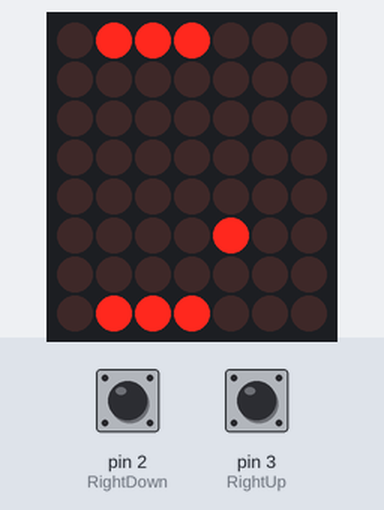
Recording of a sketch running on a simulated Arduino Uno, built with avr-gcc and run on an emulated ATmega328P. On the bench: 7×8 LED matrix. Wiring (inferred from the names in the program): LED matrix (orientation assumed): rows pin 4, pin 5, pin 6, pin 7, pin 8, pin 9, pin 10, pin 11; columns pin 12, A0, A1, A2, A3, A4, A5. The test bench sets the inputs (shaded band); at power-on: pin 2 (RightDown) HIGH, pin 3 (RightUp) HIGH.

Above: at 1.2 s.
1.3 s: pin 2 (RightDown) pulled LOW for 0.15 s
At 2.7 s:
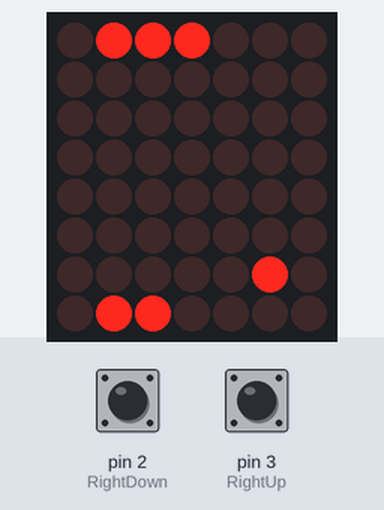
4.4 s: pin 3 (RightUp) pulled LOW for 0.15 s
At 5.2 s:
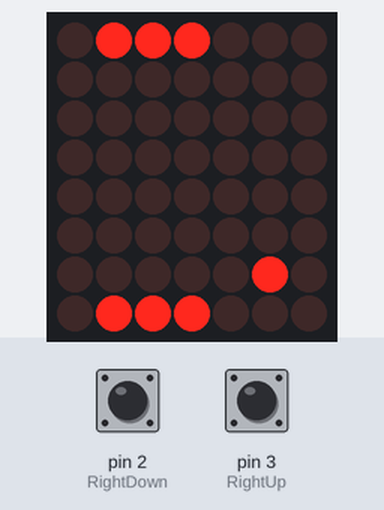
7.5 s: pin 3 (RightUp) pulled LOW for 1 s
At 9.3 s:
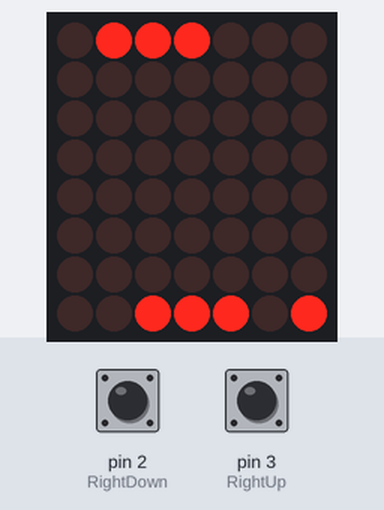
11.5 s: pin 3 (RightUp) pulled LOW for 0.15 s
At 13.6 s:
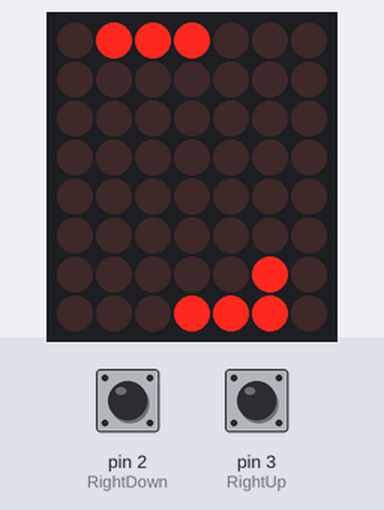
14.6 s: pin 2 (RightDown) pulled LOW for 1 s
At 16.8 s:
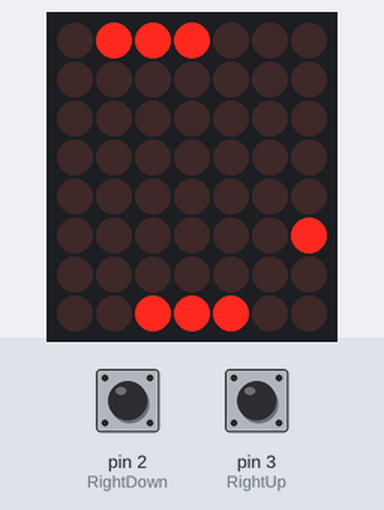
18.6 s: pin 2 (RightDown) pulled LOW for 0.15 s
At 20.6 s:
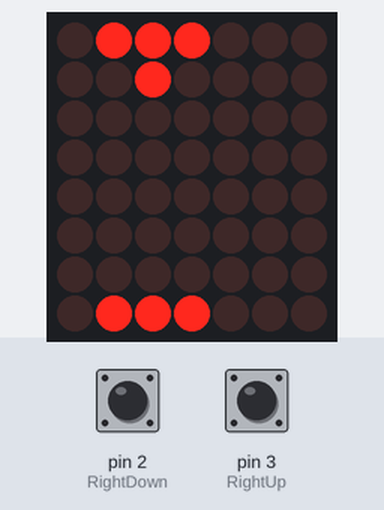
Timing chart, 0 to 22.1 s (numbered marks = the images above; inputs shaded):
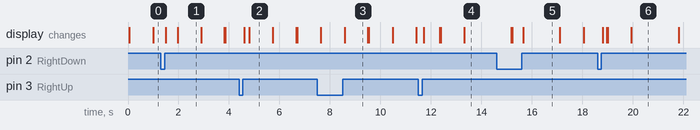

The sketch:

main.ino
```cpp
#include "src/ponggame.h"

// Rows
#define col1 12
#define col2 13
#define col3 A0
#define col4 A1
#define col5 A2
#define col6 A3
#define col7 A4
#define col8 A5

// Columns
#define row1 4
#define row2 5
#define row3 6
#define row4 7
#define row5 8
#define row6 9
#define row7 10
#define row8 11

// keys
#define RightUp 3
#define RightDown 2
#define leftUp 1
#define leftDown 0


void setup() {
  pinMode(row1, OUTPUT);
  pinMode(row2, OUTPUT);
  pinMode(row3, OUTPUT);
  pinMode(row4, OUTPUT);
  pinMode(row5, OUTPUT);
  pinMode(row6, OUTPUT);
  pinMode(row7, OUTPUT);
  pinMode(row8, OUTPUT);

  pinMode(col1, OUTPUT);
  pinMode(col2, OUTPUT);
  pinMode(col3, OUTPUT);
  pinMode(col4, OUTPUT);
  pinMode(col5, OUTPUT);
  pinMode(col6, OUTPUT);
  pinMode(col7, OUTPUT);
  pinMode(col8, OUTPUT);

  digitalWrite(row1, HIGH);
  digitalWrite(row2, HIGH);
  digitalWrite(row3, HIGH);
  digitalWrite(row4, HIGH);
  digitalWrite(row5, HIGH);
  digitalWrite(row6, HIGH);
  digitalWrite(row7, HIGH);
  digitalWrite(row8, HIGH);

  digitalWrite(col1, LOW);
  digitalWrite(col2, LOW);
  digitalWrite(col3, LOW);
  digitalWrite(col4, LOW);
  digitalWrite(col5, LOW);
  digitalWrite(col6, LOW);
  digitalWrite(col7, LOW);
  digitalWrite(col8, LOW);

  pinMode(RightUp, INPUT_PULLUP);
  pinMode(RightDown, INPUT_PULLUP);
  attachInterrupt(digitalPinToInterrupt(RightUp), rightUp, RISING);
  attachInterrupt(digitalPinToInterrupt(RightDown), rightDown, RISING);

}

Ball ball = Ball();
Paddle left_paddle = Paddle(false);
Paddle right_paddle = Paddle(true);


void rightUp(){
  right_paddle.goUp();
}

void rightDown(){
  right_paddle.goDown();
}

void select_row(int row){
  if (row == 1) digitalWrite(row1, LOW); else digitalWrite(row1, HIGH);
  if (row == 2) digitalWrite(row2, LOW); else digitalWrite(row2, HIGH);
  if (row == 3) digitalWrite(row3, LOW); else digitalWrite(row3, HIGH);
  if (row == 4) digitalWrite(row4, LOW); else digitalWrite(row4, HIGH);
  if (row == 5) digitalWrite(row5, LOW); else digitalWrite(row5, HIGH);
  if (row == 6) digitalWrite(row6, LOW); else digitalWrite(row6, HIGH);
  if (row == 7) digitalWrite(row7, LOW); else digitalWrite(row7, HIGH);
  if (row == 8) digitalWrite(row8, LOW); else digitalWrite(row8, HIGH);
}

void set_LED_in_active_row(int column, int state){
  if(column == 1) digitalWrite(col1, state);
  if(column == 2) digitalWrite(col2, state);
  if(column == 3) digitalWrite(col3, state);
  if(column == 4) digitalWrite(col4, state);
  if(column == 5) digitalWrite(col5, state);
  if(column == 6) digitalWrite(col6, state);
  if(column == 7) digitalWrite(col7, state);
  if(column == 8) digitalWrite(col8, state);
}


void tick(){
  for(int i = 0; i < 9; i++){
    select_row(i+1);
    for(int j = 0; j < 9; j++){
        set_LED_in_active_row(j+1, GameBoard[i][j]);
    }
    delay(2);
 }
}

int ball_speed = 50;
int i = 0;

void loop() {
  tick();
  i++;
  if(i % ball_speed == 0)
    ball.moving(right_paddle, left_paddle);

}
```

PongGame.cpp
```cpp
#include "ponggame.h"

//Regtangle constructor
Regtangle::Regtangle(int width, int height, int i, int j){
    this->width = width;
    this->height = height;
    this->i = i;
    this->j = j;
}

void Regtangle::setWidth(int x){
    this->width = x;
}

void Regtangle::setHeight(int y){
    this->height = y;
}

void Regtangle::setI(int i){
    this->i = i;
}

void Regtangle::setJ(int j){
    this->j = j;
}

// Padlle constructor
Paddle::Paddle(bool is_right): Regtangle(PADELE_WIDTH, PADDLE_HEIGHT, X_RIGHT_PADDLE, Y_RIGHT_PADDLE){
    this->is_right = is_right;
    initPaddle();
}

void Paddle::initPaddle(){
    if(is_right){
        i = X_RIGHT_PADDLE;
        j = Y_RIGHT_PADDLE;
    }
    else {
        i = X_LEFT_PADDLE;
        j = Y_LEFT_PADDLE;
  }

    GameBoard[i][j] = 1;
    GameBoard[i][j + 1] = 1;
    GameBoard[i][j + 2] = 1;
}

void Paddle::goUp(){
    int upper_bound = j + 3;
    if(upper_bound < BOARD_HEIGHT){
        GameBoard[i][j] = 0;
        GameBoard[i][j + 3] = 1;
        j += 1;
    }
}

void Paddle::goDown(){
    int lower_bound = j - 1;
    if(lower_bound >= 0){
        GameBoard[i][j + 2] = 0;
        GameBoard[i][j - 1] = 1;
        j -= 1;
    }
}

//Ball construnctor
Ball::Ball(): Regtangle(BALL_WIDTH, BALL_HEIGHT, X_CENTER, Y_CENTER){
    initBall();
}

void Ball::initBall(){
    GameBoard[i][j] = 0;
    i = X_CENTER;
    j = Y_CENTER;
    GameBoard[i][j] = 1;
    direction = right_up;
}

void Ball::correctPaddleLight(Paddle right_paddle, Paddle left_paddle){
    int j_left = left_paddle.getJ();
    GameBoard[left_paddle.getI()][j_left] = 1;
    GameBoard[left_paddle.getI()][j_left+1] = 1;
    GameBoard[left_paddle.getI()][j_left+2] = 1;

    int j_right = right_paddle.getJ();
    GameBoard[right_paddle.getI()][j_right] = 1;
    GameBoard[right_paddle.getI()][j_right+1] = 1;
    GameBoard[right_paddle.getI()][j_right+2] = 1;
}

bool Ball::goUpRight(){
    if(j + 1 < BOARD_HEIGHT && i + 1 < BOARD_WIDTH){
        GameBoard[i][j] = 0;
        j++;
        i++;
        GameBoard[i][j] = 1;
        return true;
    }
    else {
        return false;
    }
}

bool Ball::goUpLeft(){
    if(j + 1 < BOARD_HEIGHT && i > 0){
        GameBoard[i][j] = 0;
        j++;
        i--;
        GameBoard[i][j] = 1;
        return true;
    }
    else {
        return false;
    }
}

bool Ball::goDownRight(){
    if(j > 0 && i + 1 < BOARD_WIDTH){
        GameBoard[i][j] = 0;
        j--;
        i++;
        GameBoard[i][j] = 1;
        return true;
    }
    else {
        return false;
    }
}

bool Ball::goDownLeft(){
    if(j > 0 && i > 0){
        GameBoard[i][j] = 0;
        j--;
        i--;
        GameBoard[i][j] = 1;
        return true;
    }
    else {
        return false;
    }
}


void Ball::moving(Paddle right_paddle, Paddle left_paddle){
    switch (direction)
    {
    case left_up:{
        int i_after = i - 1;
        int j_after = j + 1;
        if(i_after == left_paddle.getI() && j_after > left_paddle.getJ() && j_after <= left_paddle.getJ() + 3){
            direction = right_up;
            return;
        }
        if(i_after < left_paddle.getI()){
            initBall();
            correctPaddleLight(right_paddle, left_paddle);
        }

        if(goUpLeft()){
            direction = left_up;
        }
        else{
            direction = left_down;
        }
    }
        break;
    case left_down:{
        int i_after = i - 1;
        int j_after = j - 1;
        if(i_after == left_paddle.getI() && j_after >= left_paddle.getJ() - 1 && j_after < left_paddle.getJ() + 2){
            direction = right_down;
            return;
        }
        if(i_after < left_paddle.getI()){
            initBall();
            correctPaddleLight(right_paddle, left_paddle);
        }

        if(goDownLeft()){
            direction = left_down;
        }
        else{
            direction = left_up;
        }
    }
        break;
    case right_up:{
        int i_after = i + 1;
        int j_after = j + 1;
        if(i_after == right_paddle.getI() && j_after > right_paddle.getJ() && j_after <= right_paddle.getJ() + 3){
            direction = left_up;
            return;
        }
        if(i_after > right_paddle.getI()){
            initBall();
            correctPaddleLight(right_paddle, left_paddle);
        }

        if(goUpRight()){
            direction = right_up;
        }
        else{
            direction = right_down;
        }
    }
        break;

    case right_down:{
        int i_after = i + 1;
        int j_after = j - 1;
        if(i_after == right_paddle.getI() && j_after >= right_paddle.getJ() - 1 && j_after < right_paddle.getJ() + 2){
            direction = left_down;
            return;
        }
        if(i_after > right_paddle.getI()){
            initBall();
            correctPaddleLight(right_paddle, left_paddle);
        }

        if(goDownRight()){
            direction = right_down;
        }
        else{
            direction = right_up;
        }
    }
        break;

    default:
        direction = stay;
        break;
    }
}
```

ponggame.h
```cpp
#ifndef PONG_GAME
#define PONG_GAME

#define BOARD_HEIGHT 8
#define BOARD_WIDTH 8

#define X_CENTER 4
#define Y_CENTER 4

#define PADDLE_HEIGHT 3
#define PADELE_WIDTH 1

#define BALL_HEIGHT 1
#define BALL_WIDTH 1

#define X_RIGHT_PADDLE 7
#define Y_RIGHT_PADDLE 2

#define X_LEFT_PADDLE 0
#define Y_LEFT_PADDLE 2


enum Direction {stay, left_up, left_down, right_up, right_down};


inline int GameBoard[BOARD_HEIGHT][BOARD_WIDTH];

class Regtangle{
    protected:
        int width, height;
        int i, j;

    public:
        Regtangle(int width, int height, int i, int j);

        int getWidth() { return width; }
        int getHeight() { return height; }

        int getI() { return i; }
        int getJ() { return j; }

        void setWidth(int x);
        void setHeight(int y);

        void setI(int i);
        void setJ(int j);

};


class Paddle: public Regtangle{
    private:
        bool is_right;
    public:
        Paddle(bool is_right);
        void initPaddle();
        void goUp();
        void goDown();

};


class Ball: public Regtangle{
    private:
        Direction direction;
    public:
        Ball();
        void initBall();
        void correctPaddleLight(Paddle right_paddle, Paddle left_paddle);
        bool goUpRight();
        bool goUpLeft();
        bool goDownRight();
        bool goDownLeft();
        void moving(Paddle right_paddle, Paddle left_paddle);

};

#endif
```

Measured:
- after the input at 1.3 s, the display: first changes after 0.20 s (image 1 shows a later state)
- after the input at 4.4 s, the display: first changes after 0.20 s (image 2 shows a later state)
- after the input at 7.5 s, the display: first differs from a run without the input after 1.1 s (image 3)
- after the input at 11.5 s, the display: first changes after 0.22 s (image 4 shows a later state)
- after the input at 14.6 s, the display: first differs from a run without the input after 1.1 s (image 5)
- after the input at 18.6 s, the display: first changes after 0.20 s (image 6 shows a later state)
- what the display in image 1 shows lasts 0.9 s, from 2.0 s to 2.9 s
